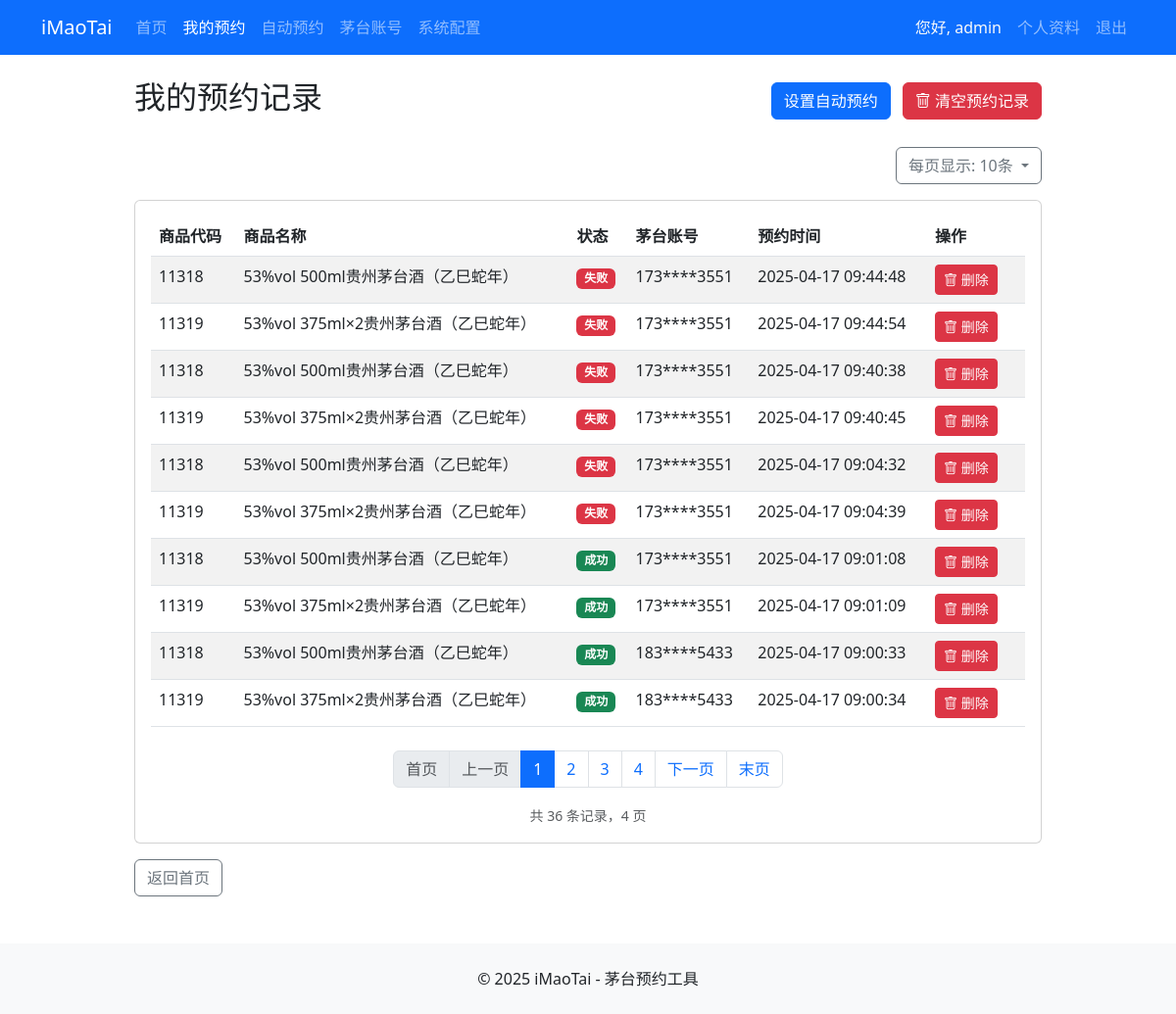
The app's page /reservations (signed in), older data.
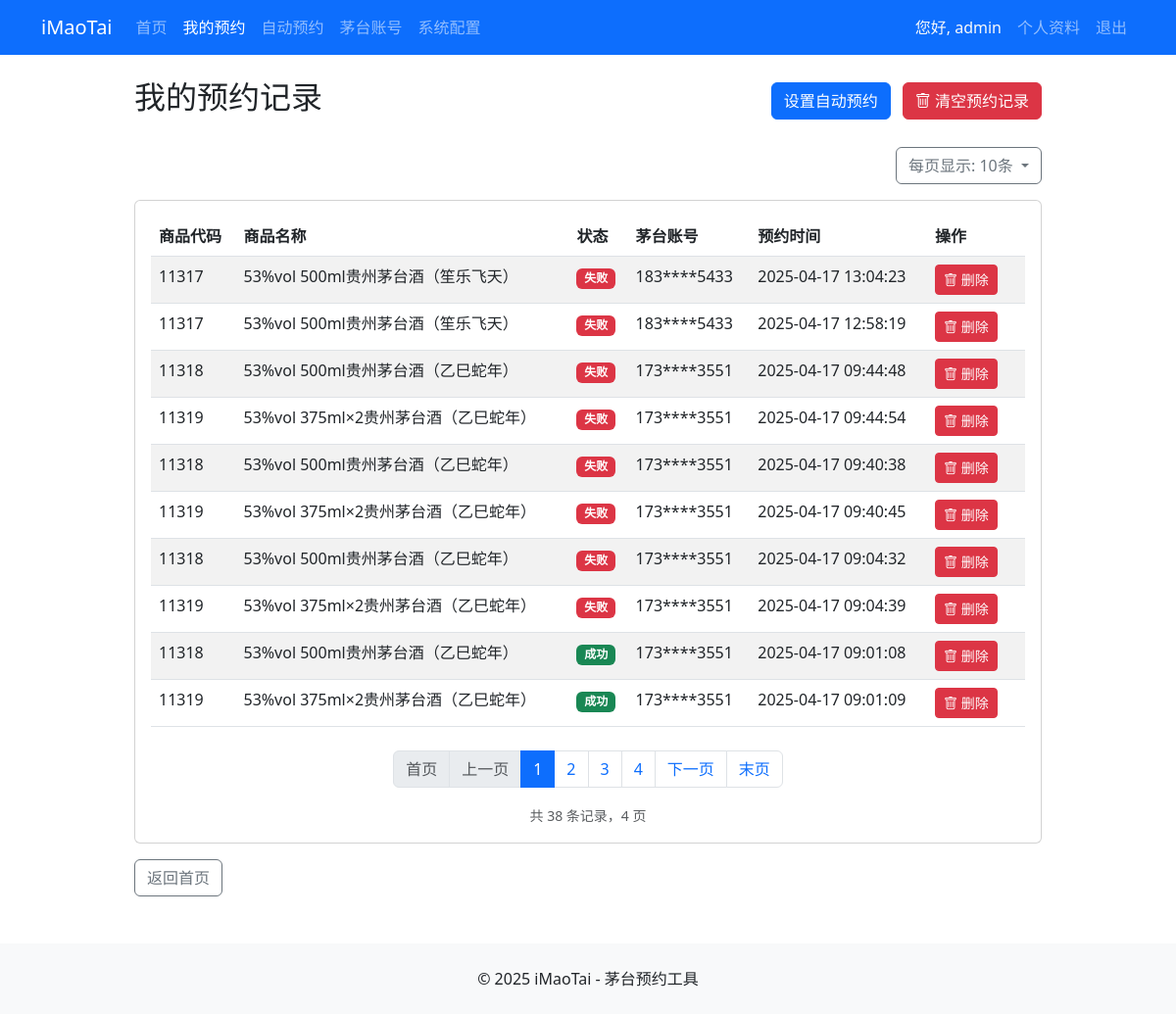
The same page, newer data.
### app.py (models this page shows)
class Reservation(db.Model):
    id = db.Column(db.Integer, primary_key=True)
    user_id = db.Column(db.Integer, db.ForeignKey('user.id'), nullable=False)
    item_code = db.Column(db.String(20), nullable=False)
    status = db.Column(db.String(20), nullable=False)
    create_time = db.Column(db.DateTime, default=datetime.datetime.now)
    reserve_time = db.Column(db.DateTime, nullable=True)
    mt_account_id = db.Column(db.Integer, db.ForeignKey('maotai_account.id'), nullable=True)
    mt_account = db.relationship('MaotaiAccount', backref='reservations', lazy=True)

class MaotaiAccount(db.Model):
    id = db.Column(db.Integer, primary_key=True)
    user_id = db.Column(db.Integer, db.ForeignKey('user.id'), nullable=False)
    mobile = db.Column(db.String(128), nullable=False)  # 加密后的手机号
    hidemobile = db.Column(db.String(20), nullable=False)  # 部分隐藏的手机号，用于显示
    province = db.Column(db.String(20), nullable=False)
    city = db.Column(db.String(20), nullable=False)
    lat = db.Column(db.String(20), nullable=False)
    lng = db.Column(db.String(20), nullable=False)
    token = db.Column(db.String(128), nullable=False)
    userid = db.Column(db.String(128), nullable=False)  # 加密后的userid
    enddate = db.Column(db.String(20), nullable=False)
    create_time = db.Column(db.DateTime, default=datetime.datetime.now)
    last_use = db.Column(db.DateTime, nullable=True)
    is_active = db.Column(db.Boolean, default=True)

### app.py (the view)
@app.route('/reservations')
@login_required
def reservations():
    page = request.args.get('page', 1, type=int)
    per_page = request.args.get('per_page', 10, type=int)
    if per_page not in [10, 20, 50, 100]:
        per_page = 10
    pagination = Reservation.query.filter_by(user_id=current_user.id).join(
        MaotaiAccount, Reservation.mt_account_id == MaotaiAccount.id, isouter=True
    ).order_by(
        Reservation.create_time.desc()
    ).paginate(page=page, per_page=per_page, error_out=False)
    user_reservations = pagination.items
    return render_template('reservations.html',
                        reservations=user_reservations,
                        pagination=pagination,
                        per_page=per_page)

### app.py (called while the page is built)
@login_manager.user_loader
def load_user(user_id):
    return User.query.get(int(user_id))

@app.context_processor
def inject_config():
    return dict(config=config)

### templates/reservations.html (shortened to what the changed rows need)
<!DOCTYPE html>
<html lang="zh-CN">
<head>
    <link rel="stylesheet" href="https://cdn.jsdelivr.net/npm/bootstrap@5.3.0/dist/css/bootstrap.min.css">
    <link rel="stylesheet" href="https://cdn.jsdelivr.net/npm/bootstrap-icons@1.10.0/font/bootstrap-icons.css">
</head>
<body>
    <div class="container mt-4">
        <div class="row">
            <div class="col-md-10 offset-md-1">
                <div class="d-flex justify-content-between align-items-center mb-4">
                    <h2>我的预约记录</h2>
                </div>
                <div class="card">
                    <div class="card-body">
                        {% if reservations %}
                        <table class="table table-striped">
                            <thead>
                                <tr>
                                    <th>商品代码</th>
                                    <th>商品名称</th>
                                    <th>状态</th>
                                    <th>茅台账号</th>
                                    <th>预约时间</th>
                                    {% if current_user.username == 'admin' or current_user.id == 1 %}
                                    <th width="100">操作</th>
                                    {% endif %}
                                </tr>
                            </thead>
                            <tbody>
                                {% for reservation in reservations %}
                                <tr>
                                    <td>
                                        {{ reservation.item_code }}
                                    </td>
                                    <td>
                                        {% if reservation.item_code in config.ITEM_CONFIG %}
                                            {{ config.ITEM_CONFIG[reservation.item_code]['name'] }}
                                        {% elif reservation.item_code in config.ITEM_MAP %}
                                            {{ config.ITEM_MAP[reservation.item_code] }}
                                        {% else %}
                                            未知商品
                                        {% endif %}
                                    </td>
                                    <td>
                                        <span class="badge {% if reservation.status == '成功' %}bg-success{% elif reservation.status == '失败' %}bg-danger{% else %}bg-warning{% endif %}">
                                            {{ reservation.status }}
                                        </span>
                                    </td>
                                    <td>
                                        {% if reservation.mt_account %}
                                            {{ reservation.mt_account.hidemobile }}
                                        {% else %}
                                            未知账号
                                        {% endif %}
                                    </td>
                                    <td>{{ reservation.reserve_time.strftime('%Y-%m-%d %H:%M:%S') if reservation.reserve_time else "未预约" }}</td>
                                    {% if current_user.username == 'admin' or current_user.id == 1 %}
                                    <td>
                                        <button type="button" class="btn btn-sm btn-danger" data-bs-toggle="modal" data-bs-target="#deleteModal{{ reservation.id }}">
                                            <i class="bi bi-trash"></i> 删除
                                        </button>
                                    </td>
                                    {% endif %}
                                </tr>
                                {% endfor %}
                            </tbody>
                        </table>
                        {% if pagination.pages > 1 %}
                        <nav aria-label="预约记录分页">
                            <ul class="pagination justify-content-center mt-4">
                                <li class="page-item {% if pagination.page == 1 %}disabled{% endif %}">
                                    <a class="page-link" href="{{ url_for('reservations', page=1, per_page=per_page) }}" tabindex="-1" aria-disabled="true">首页</a>
                                </li>
                                <li class="page-item {% if not pagination.has_prev %}disabled{% endif %}">
                                    <a class="page-link" href="{{ url_for('reservations', page=pagination.prev_num, per_page=per_page) if pagination.has_prev else '#' }}" tabindex="-1" aria-disabled="true">上一页</a>
                                </li>
                                {% for page_num in pagination.iter_pages(left_edge=1, left_current=2, right_current=2, right_edge=1) %}
                                    {% if page_num %}
                                        <li class="page-item {% if page_num == pagination.page %}active{% endif %}">
                                            <a class="page-link" href="{{ url_for('reservations', page=page_num, per_page=per_page) }}">{{ page_num }}</a>
                                        </li>
                                    {% else %}
                                        <li class="page-item disabled">
                                            <span class="page-link">...</span>
                                        </li>
                                    {% endif %}
                                {% endfor %}
                                <li class="page-item {% if not pagination.has_next %}disabled{% endif %}">
                                    <a class="page-link" href="{{ url_for('reservations', page=pagination.next_num, per_page=per_page) if pagination.has_next else '#' }}">下一页</a>
                                </li>
                                <li class="page-item {% if pagination.page == pagination.pages %}disabled{% endif %}">
                                    <a class="page-link" href="{{ url_for('reservations', page=pagination.pages, per_page=per_page) }}">末页</a>
                                </li>
                            </ul>
                        </nav>
                        <div class="text-center">
                            <small class="text-muted">共 {{ pagination.total }} 条记录，{{ pagination.pages }} 页</small>
                        </div>
                        {% endif %}
                        {% else %}
                        <div class="text-center py-4">
                            <p class="text-muted">您还没有预约记录</p>
                        </div>
                        {% endif %}
                    </div>
                </div>
            </div>
        </div>
    </div>
</body>
</html>

Row changes from the older to the newer data that the page shows:
no longer on this page (row unchanged): Reservation: item_code "11318", item_code "53%vol 500ml贵州茅台酒（乙巳蛇年）", status "成功", mt_account.hidemobile "183****5433", reserve_time "2025-04-17 09:00:33"
no longer on this page (row unchanged): Reservation: item_code "11319", item_code "53%vol 375ml×2贵州茅台酒（乙巳蛇年）", status "成功", mt_account.hidemobile "183****5433", reserve_time "2025-04-17 09:00:34"
added Reservation: item_code "11317", item_code "53%vol 500ml贵州茅台酒（笙乐飞天）", status "失败", mt_account.hidemobile "183****5433", reserve_time "2025-04-17 13:04:23"
added Reservation: item_code "11317", item_code "53%vol 500ml贵州茅台酒（笙乐飞天）", status "失败", mt_account.hidemobile "183****5433", reserve_time "2025-04-17 12:58:19"
Text that changed along with them:
{{ pagination.total }}: "36" → "38"
